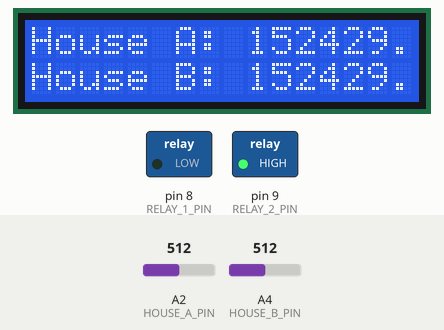
This sketch was run on a simulated Arduino Uno, built with avr-gcc and run on an emulated ATmega328P. Shown: 16×2 character LCD, switched loads named in the sketch (green lamp = pin HIGH). Inputs (shaded band) come from the test bench; at power-on: A4 (HOUSE_B_PIN) = 512, A2 (HOUSE_A_PIN) = 512. What the sketch prints to the serial monitor is not drawn.

Above: at 1.2 s.
1.3 s: A4 (HOUSE_B_PIN) set to 29
At 3.3 s:
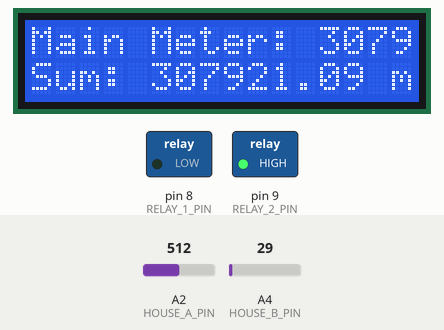
4.3 s: A4 (HOUSE_B_PIN) set to 25
At 5.5 s:
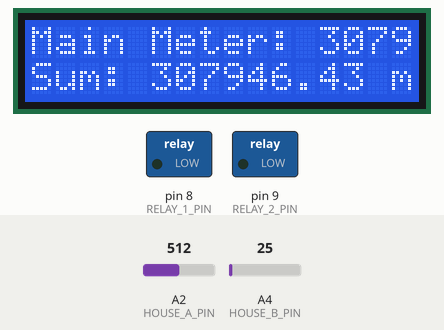
8.6 s: A2 (HOUSE_A_PIN) set to 716
At 9.4 s:
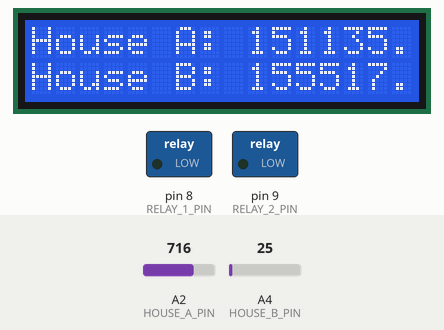
11.0 s: A2 (HOUSE_A_PIN) set to 900
At 12.2 s:
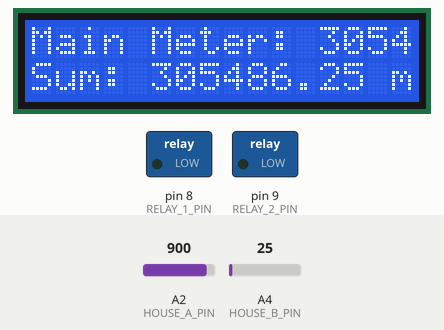
13.2 s: A4 (HOUSE_B_PIN) set to 0
At 14.4 s:
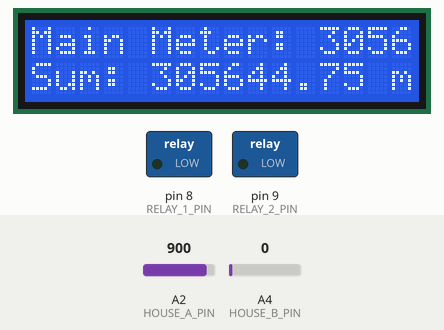
15.5 s: A2 (HOUSE_A_PIN) set to 1023
At 16.7 s:
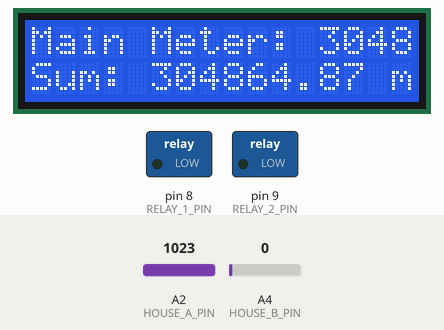
Timing chart, 0 to 18.5 s (numbered marks = the images above; inputs shaded):
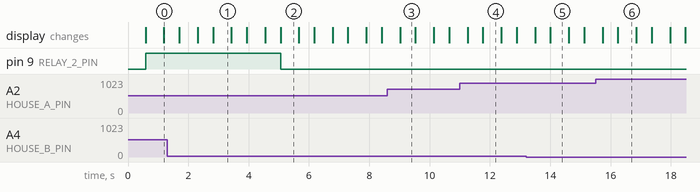

Measured:
- the behaviour switches between 28 and 27 on A4 (HOUSE_B_PIN) (found by bisection; images 1 and 2)
- after the input at 1.3 s, the display: first differs from a run without the input after 1.0 s (image 1 shows a later state)
- after the input at 4.3 s, pin 9 (RELAY_2_PIN): HIGH → LOW after 0.76 s; the display: first changes after 0.25 s (image 2 shows a later state)
- after the input at 8.6 s, the display: changes after 0.42 s (image 3)
- after the input at 11.0 s, the display: first changes after 0.26 s (image 4 shows a later state)
- after the input at 13.2 s, the display: first changes after 0.30 s (image 5 shows a later state)
- after the input at 15.5 s, the display: first changes after 0.23 s (image 6 shows a later state)

The sketch:

EEE.ino
```cpp
#include <LiquidCrystal.h>

// Define ACS712 sensitivity (mV/A)
#define ACS712_SENSITIVITY 185.0

// Define nominal voltage (V)
#define NOMINAL_VOLTAGE 240.0

// Define ACS712 sensor pins
#define MAIN_METER_PIN A0
#define HOUSE_A_PIN A2
#define HOUSE_B_PIN A4

// Define relay pins
#define RELAY_1_PIN 8
#define RELAY_2_PIN 9

// Define relay thresholds (adjust as needed)
#define RELAY_THRESHOLD_POWER_1 150000.0 // Example threshold for RELAY_1 in mVA
#define RELAY_THRESHOLD_POWER_2 155500.0 // Example threshold for RELAY_2 in mVA

// Define LCD pins
LiquidCrystal lcd(12, 11, 5, 4, 3, 2);

// Global variables to track relay states and house readings
bool relay1Activated = false;
bool relay2Activated = false;
float houseACurrent = 0.0;
float houseBCurrent = 0.0;

void setup() {
  // Initialize serial communication
  Serial.begin(600);

  // Initialize LCD
  lcd.begin(16, 2);

  // Initialize relay pins
  pinMode(RELAY_1_PIN, OUTPUT);
  pinMode(RELAY_2_PIN, OUTPUT);

  // Initialize ACS712 sensor pins
  pinMode(MAIN_METER_PIN, INPUT);
  pinMode(HOUSE_A_PIN, INPUT);
  pinMode(HOUSE_B_PIN, INPUT);
}

void loop() {
  // Read current from ACS712 sensors
  houseACurrent = readCurrent(HOUSE_A_PIN);
  houseBCurrent = readCurrent(HOUSE_B_PIN);

  // Display individual house readings on the first screen
  lcd.clear();
  lcd.print("House A: ");
  lcd.print(calculatePower(houseACurrent));
  lcd.print(" mVA");

  lcd.setCursor(0, 1);
  lcd.print("House B: ");
  lcd.print(calculatePower(houseBCurrent));
  lcd.print(" mVA");

  // Delay for a while
  delay(500); // Reduce this delay if you want more frequent updates

  // Display the sum of house readings at the main meter on the second screen
  lcd.clear();
  lcd.print("Main Meter: ");
  float mainMeterCurrent = houseACurrent + houseBCurrent;
  lcd.print(calculatePower(mainMeterCurrent));
  lcd.print(" mVA");

  lcd.setCursor(0, 1);
  lcd.print("Sum: ");
  lcd.print(calculatePower(mainMeterCurrent));
  lcd.print(" mVA");

  // Activate relays based on thresholds
  if (calculatePower(houseACurrent) > RELAY_THRESHOLD_POWER_1) {
    activateRelay(RELAY_1_PIN, relay1Activated);
  } else {
    deactivateRelay(RELAY_1_PIN, relay1Activated);
  }

  if (calculatePower(houseBCurrent) > RELAY_THRESHOLD_POWER_2) {
    activateRelay(RELAY_2_PIN, relay2Activated);
  } else {
    deactivateRelay(RELAY_2_PIN, relay2Activated);
  }

  delay(600); // Adjust delay as needed
}

float readCurrent(int sensorPin) {
  int sensorValue = analogRead(sensorPin);
  float voltage = sensorValue * (5.0 / 1023.0);
  float current = (voltage - (NOMINAL_VOLTAGE / 2.0)) / ACS712_SENSITIVITY;
  return abs(current);
}

float calculatePower(float current) {
  return (NOMINAL_VOLTAGE * current * 1000.0); // Power in mVA
}

void activateRelay(int relayPin, bool& relayActivated) {
  if (!relayActivated) {
    digitalWrite(relayPin, LOW);  // Set to LOW to activate (normally closed)
    relayActivated = true;
    Serial.println("Relay Activated");
    // Reset the corresponding house reading to zero
    if (relayPin == RELAY_1_PIN) {
      houseACurrent = 0.0;
    } else if (relayPin == RELAY_2_PIN) {
      houseBCurrent = 0.0;
    }
  }
  // Add an additional check to deactivate the relay if the threshold is no longer met
  else if (relayPin == RELAY_1_PIN && calculatePower(houseACurrent) <= RELAY_THRESHOLD_POWER_1) {
    deactivateRelay(RELAY_1_PIN, relayActivated);
  } else if (relayPin == RELAY_2_PIN && calculatePower(houseBCurrent) <= RELAY_THRESHOLD_POWER_2) {
    deactivateRelay(RELAY_2_PIN, relayActivated);
  }
}

void deactivateRelay(int relayPin, bool& relayActivated) {
  // Prevent deactivating the relay once it has been activated
  if (relayActivated) {
    return;
  }

  digitalWrite(relayPin, HIGH); // Set to HIGH to deactivate (normally closed)
  relayActivated = false;
  Serial.println("Relay Deactivated");
}
```
